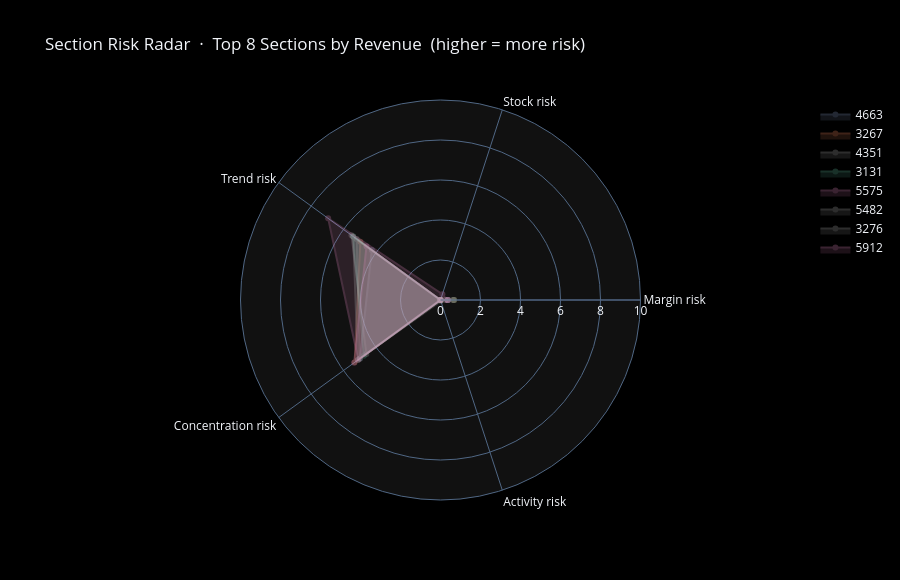

The notebook cell this image was saved under:
### Markdown cell above
### 4.4 · Section risk radar

**What you're looking at:** Each polygon is one section. Five axes, each scored 0–10 where **10 = most risk**:

- **Margin risk** — how far below the 50% ceiling (inverted: high score = low margin)
- **Stock risk** — % of SKUs currently out of stock
- **Trend risk** — % of SKUs with a declining revenue trend
- **Concentration risk** — how much revenue comes from the top 20% of SKUs
- **Activity risk** — how many days since the last sale (recency)

**How to read it:** A section with a large filled area on all five axes is high-risk across every dimension. A spike on only one axis tells you exactly where the problem is.

**Action:** Sections with large polygons and spikes on Stock + Trend axes simultaneously are in structural decline, not just a stock issue.

### Code cell
if section_df is not None and len(section_df) >= 3:
    top8 = section_df.nlargest(8, 'Recent_Revenue_12M').copy()

    def norm(s, lo, hi, invert=False):
        v = (s.clip(lo, hi) - lo) / (hi - lo) * 10
        return 10 - v if invert else v

    top8['r_margin']  = norm(top8['Recent_Avg_Margin_%'], -20, 50, invert=True)
    top8['r_stock']   = norm(top8['Stock_Out_Rate_%'],      0, 60)
    top8['r_trend']   = norm(top8['Pct_Declining'],         0, 80)
    top8['r_conc']    = norm(top8['Top20_Contribution_%'],  0, 100)
    top8['r_activity']= norm(top8['Days_Since_Last_Sale'],  0, 180)

    dims = ['Margin risk','Stock risk','Trend risk','Concentration risk','Activity risk']
    cols = ['r_margin','r_stock','r_trend','r_conc','r_activity']

    fig = go.Figure()
    colors = px.colors.qualitative.Set2
    for i, row in top8.iterrows():
        vals = [row[c] for c in cols]
        vals += vals[:1]
        fig.add_trace(go.Scatterpolar(
            r=vals, theta=dims + [dims[0]],
            name=str(row['Section']),
            line=dict(width=2, color=colors[i % len(colors)]),
            fill='toself', opacity=0.25,
        ))
    fig.update_layout(
        polar=dict(radialaxis=dict(visible=True, range=[0, 10])),
        title='Section Risk Radar  ·  Top 8 Sections by Revenue  (higher = more risk)',
        height=580, paper_bgcolor='black',
    )
    fig.show()
else:
    print('section_df not available')

### Figure 1 — Plotly figure (JSON) as saved in the notebook; plotly's stock layout.template omitted (floating-point values rounded to 4 significant figures)
{"data": [{"fill": "toself", "line": {"color": "rgb(141,160,203)", "width": 2}, "name": "4663", "opacity": 0.25, "r": [0.3565, 0.0, 4.245, 4.976, 0.0, 0.3565], "theta": ["Margin risk", "Stock risk", "Trend risk", "Concentration risk", "Activity risk", "Margin risk"], "type": "scatterpolar"}, {"fill": "toself", "line": {"color": "rgb(252,141,98)", "width": 2}, "name": "3267", "opacity": 0.25, "r": [0.6793, 0.0, 4.953, 5.303, 0.0, 0.6793], "theta": ["Margin risk", "Stock risk", "Trend risk", "Concentration risk", "Activity risk", "Margin risk"], "type": "scatterpolar"}, {"fill": "toself", "line": {"color": "rgb(179,179,179)", "width": 2}, "name": "4351", "opacity": 0.25, "r": [0.2368, 0.0, 5.5, 4.584, 0.05556, 0.2368], "theta": ["Margin risk", "Stock risk", "Trend risk", "Concentration risk", "Activity risk", "Margin risk"], "type": "scatterpolar"}, {"fill": "toself", "line": {"color": "rgb(102,194,165)", "width": 2}, "name": "3131", "opacity": 0.25, "r": [0.6792, 0.0, 5.392, 4.738, 0.0, 0.6792], "theta": ["Margin risk", "Stock risk", "Trend risk", "Concentration risk", "Activity risk", "Margin risk"], "type": "scatterpolar"}, {"fill": "toself", "line": {"color": "rgb(231,138,195)", "width": 2}, "name": "5575", "opacity": 0.25, "r": [0.3295, 0.3086, 6.944, 5.082, 0.0, 0.3295], "theta": ["Margin risk", "Stock risk", "Trend risk", "Concentration risk", "Activity risk", "Margin risk"], "type": "scatterpolar"}, {"fill": "toself", "line": {"color": "rgb(179,179,179)", "width": 2}, "name": "5482", "opacity": 0.25, "r": [0.628, 0.0, 5.183, 4.994, 0.0, 0.628], "theta": ["Margin risk", "Stock risk", "Trend risk", "Concentration risk", "Activity risk", "Margin risk"], "type": "scatterpolar"}, {"fill": "toself", "line": {"color": "rgb(179,179,179)", "width": 2}, "name": "3276", "opacity": 0.25, "r": [0.3837, 0.0, 5.398, 5.113, 0.0, 0.3837], "theta": ["Margin risk", "Stock risk", "Trend risk", "Concentration risk", "Activity risk", "Margin risk"], "type": "scatterpolar"}, {"fill": "toself", "line": {"color": "rgb(231,138,195)", "width": 2}, "name": "5912", "opacity": 0.25, "r": [0.3654, 0.0, 4.573, 5.338, 0.0, 0.3654], "theta": ["Margin risk", "Stock risk", "Trend risk", "Concentration risk", "Activity risk", "Margin risk"], "type": "scatterpolar"}], "layout": {"polar": {"radialaxis": {"visible": true, "range": [0, 10]}}, "title": {"text": "Section Risk Radar  ·  Top 8 Sections by Revenue  (higher = more risk)"}, "height": 580, "paper_bgcolor": "black"}}
